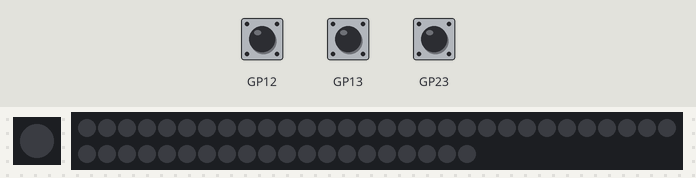
Simulated run of this program. Board: Raspberry Pi Pico running MicroPython. Parts: 1 RGB LEDs in strip order, left to right, 50 RGB LEDs in strip order, left to right, continuing on the next row. The test bench sets the inputs (shaded band).

Above: at 1.2 s.
1.3 s: button A pressed for 0.15 s
At 2.3 s:
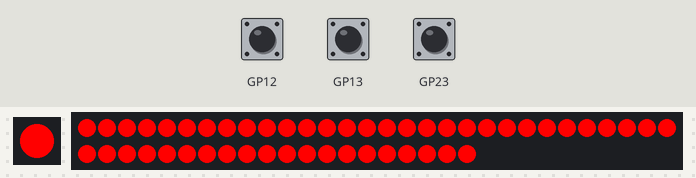
2.9 s: button B pressed for 0.15 s
At 3.5 s:
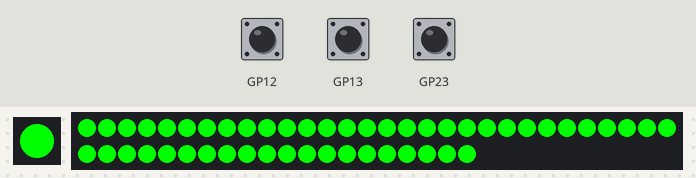
4.5 s: button BOOT pressed for 0.15 s
At 4.51 s:
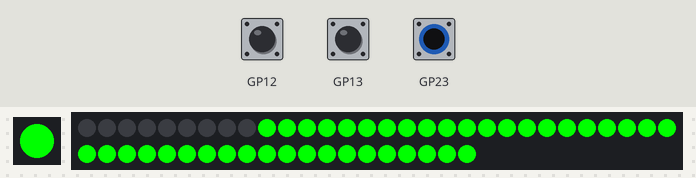
6.1 s: button B pressed for 1 s
At 7.1 s:
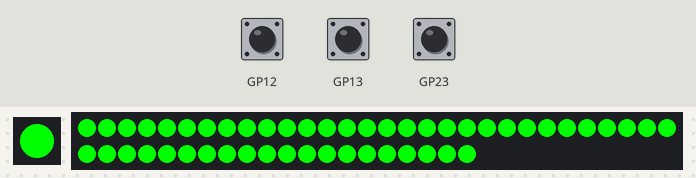
8.6 s: button A pressed for 1 s
At 9.0 s:
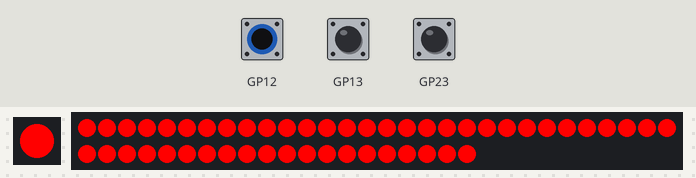
11.1 s: button B pressed for 3.2 s
At 12.1 s:
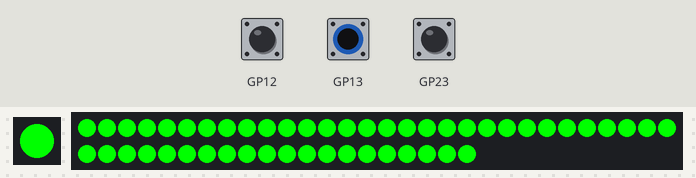
Timing chart, 0 to 14.1 s (numbered marks = the images above; inputs shaded):
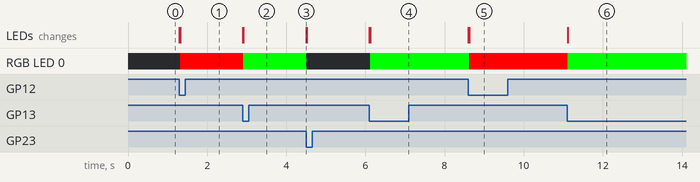

Measured:
- after the input at 1.3 s, RGB LED 0: off → RGB(255, 0, 0) at once; the LEDs: first change at once (image 1 shows a later state)
- after the input at 2.9 s, RGB LED 0: RGB(255, 0, 0) → RGB(0, 255, 0) at once; the LEDs: first change at once (image 2 shows a later state)
- after the input at 4.5 s, RGB LED 0: RGB(0, 255, 0) → off at once; the LEDs: change at once (image 3)
- after the input at 6.1 s, RGB LED 0: off → RGB(0, 255, 0) at once; the LEDs: first change at once (image 4 shows a later state)
- after the input at 8.6 s, RGB LED 0: RGB(0, 255, 0) → RGB(255, 0, 0) at once; the LEDs: first change at once (image 5 shows a later state)
- after the input at 11.1 s, RGB LED 0: RGB(255, 0, 0) → RGB(0, 255, 0) at once; the LEDs: change at once (image 6)

The program:

red_green.py
```python
# Micropython - see https://learn.pimoroni.com/article/plasma-2040
#
# adapted from examples on that page

import plasma
from plasma import plasma2040
from pimoroni import RGBLED, Button

NUM_LEDS = 50

led = RGBLED(plasma2040.LED_R, plasma2040.LED_G, plasma2040.LED_B)
led.set_rgb(0, 0, 0)

button_a = Button(plasma2040.BUTTON_A)
button_b = Button(plasma2040.BUTTON_B)
button_boot = Button(plasma2040.USER_SW)

led_strip = plasma.WS2812(NUM_LEDS, 0, 0, plasma2040.DAT)

led_strip.start()

while True:
    if button_a.read():
        for i in range(NUM_LEDS):
            led_strip.set_rgb(i, 255, 0, 0)
        led.set_rgb(255, 0, 0)
    if button_b.read():
        for i in range(NUM_LEDS):
            led_strip.set_rgb(i, 0, 255, 0)
        led.set_rgb(0, 255, 0)
    if button_boot.read():
        for i in range(NUM_LEDS):
            led_strip.set_rgb(i, 0, 0, 0)
        led.set_rgb(0, 0, 0)
```
